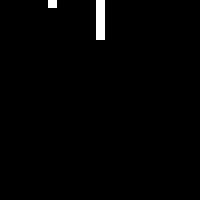
Frame 1 (no input)
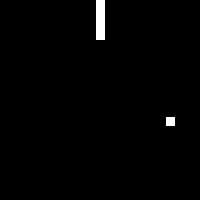
Frame 60 (the mouse pressed at the canvas centre just before this capture)
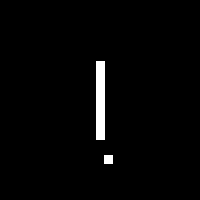
Frame 120 (the mouse held since frame 60 and released just before this capture)

The Processing sketch that drew these frames (run headless with seeded random() and noise(); from frame 60 on, the mouse is pressed at the canvas centre):

// Processing sketch: almostpong
// ── almostpong.pde
float velY = 2;
float velX = 2;
float posY = 1;
float posX = 50;
float raqY = 100;
void setup(){
  size (200,200);
  smooth();
  background(0);
};
void draw(){
  raqY = mouseY;
  if (posY < raqY + 40 && posY > raqY - 40 && posX <105 && posX > 95){
    //velY = velY * -1;
    //posY += 2* velY;
    velX = velX * -1;
    posX += 2* velX;
  };
  if (posY > 0 && posY < 200){
    posY+=velY;
  }
  else{
    velY = velY * -1;
    posY += 2* velY;
  };
  if (posX > 0 && posX < 200){
    posX+=velX;
  }
  else{
    velX = velX * -1;
    posX += 2* velX;
  };
  background (0);
  rectMode(CENTER);
  rect (100,raqY,10,80);
  fill(255);
  rect(posX,posY,10,10);
  delay(1);
};
